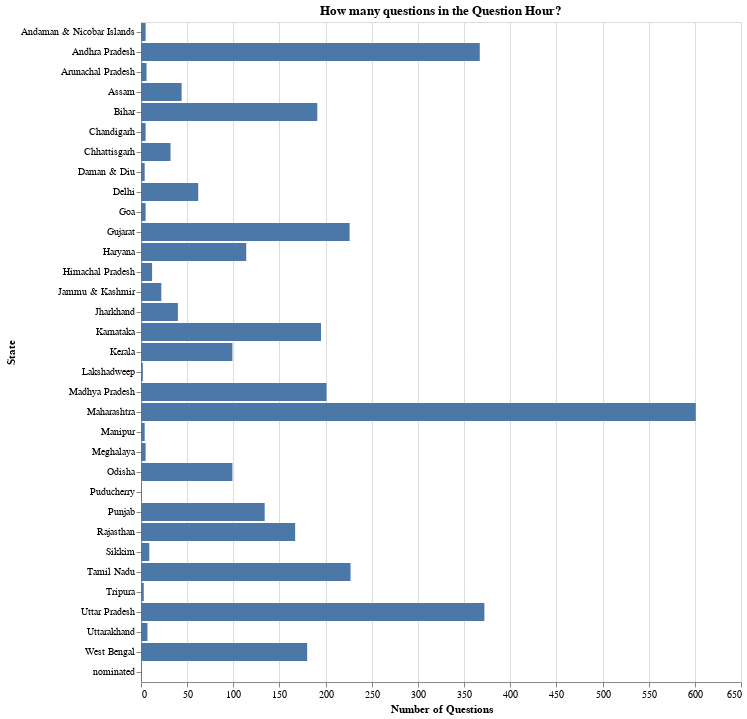

Source (notebook cell):
### Code cell
primary_state_df = df_subject.groupby(["primary_state"]).size().reset_index(name="num_questions")

num_questions_per_state = alt.Chart(primary_state_df).mark_bar().encode(
    x=alt.X("num_questions:Q", title="Number of Questions"),
    y=alt.Y("primary_state:N", title="State"),
).properties(
    title="How many questions in the Question Hour?",
    width=600
)

num_questions_per_state

### Figure 1 — Vega-Lite specification as saved in the notebook (floating-point values rounded to 4 significant figures)
{"config": {"view": {"continuousWidth": 300, "continuousHeight": 300}}, "data": {"name": "data-603f047ea9608cf9e40fb16c71537709"}, "mark": {"type": "bar"}, "encoding": {"x": {"field": "num_questions", "title": "Number of Questions", "type": "quantitative"}, "y": {"field": "primary_state", "title": "State", "type": "nominal"}}, "title": "How many questions in the Question Hour?", "width": 600, "$schema": "https://vega.github.io/schema/vega-lite/v6.1.0.json", "datasets": {"data-603f047ea9608cf9e40fb16c71537709": [{"primary_state": "Andaman & Nicobar Islands", "num_questions": 5}, {"primary_state": "Andhra Pradesh", "num_questions": 367}, {"primary_state": "Arunachal Pradesh", "num_questions": 6}, {"primary_state": "Assam", "num_questions": 44}, {"primary_state": "Bihar", "num_questions": 191}, {"primary_state": "Chandigarh", "num_questions": 5}, {"primary_state": "Chhattisgarh", "num_questions": 32}, {"primary_state": "Daman & Diu", "num_questions": 4}, {"primary_state": "Delhi", "num_questions": 62}, {"primary_state": "Goa", "num_questions": 5}, {"primary_state": "Gujarat", "num_questions": 226}, {"primary_state": "Haryana", "num_questions": 114}, {"primary_state": "Himachal Pradesh", "num_questions": 12}, {"primary_state": "Jammu & Kashmir", "num_questions": 22}, {"primary_state": "Jharkhand", "num_questions": 40}, {"primary_state": "Karnataka", "num_questions": 195}, {"primary_state": "Kerala", "num_questions": 99}, {"primary_state": "Lakshadweep", "num_questions": 2}, {"primary_state": "Madhya Pradesh", "num_questions": 201}, {"primary_state": "Maharashtra", "num_questions": 601}, {"primary_state": "Manipur", "num_questions": 4}, {"primary_state": "Meghalaya", "num_questions": 5}, {"primary_state": "Odisha", "num_questions": 99}, {"primary_state": "Puducherry", "num_questions": 1}, {"primary_state": "Punjab", "num_questions": 134}, {"primary_state": "Rajasthan", "num_questions": 167}, {"primary_state": "Sikkim", "num_questions": 9}, {"primary_state": "Tamil Nadu", "num_questions": 227}, {"primary_state": "Tripura", "num_questions": 3}, {"primary_state": "Uttar Pradesh", "num_questions": 372}, {"primary_state": "Uttarakhand", "num_questions": 7}, {"primary_state": "West Bengal", "num_questions": 180}, {"primary_state": "nominated", "num_questions": 1}]}}
